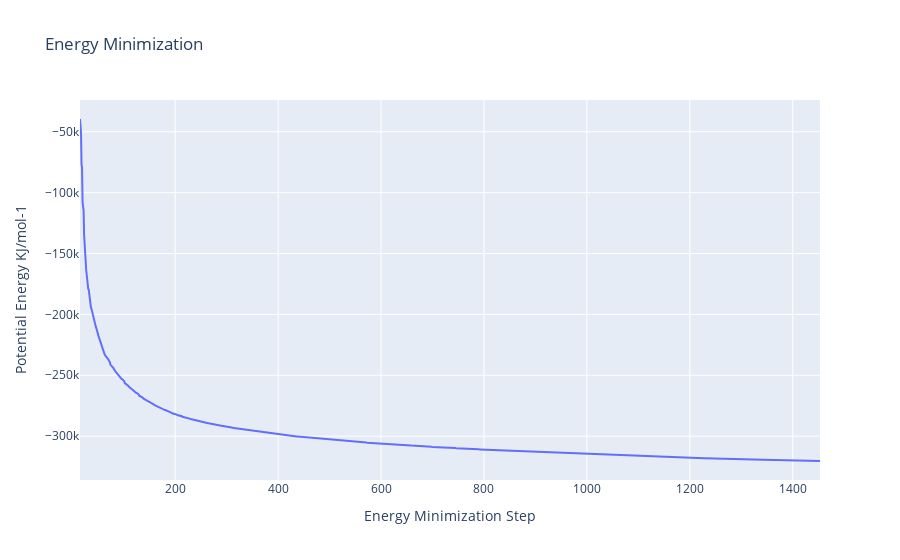

The notebook cell saved with this chart:
### Code cell
import plotly
import plotly.graph_objs as go

#Read data from file and filter energy values higher than 1000 Kj/mol^-1
with open(output_min_ene_xvg,'r') as energy_file:
    x,y = map(
        list,
        zip(*[
            (float(line.split()[0]),float(line.split()[1]))
            for line in energy_file 
            if not line.startswith(("#","@")) 
            if float(line.split()[1]) < 1000 
        ])
    )

plotly.offline.init_notebook_mode(connected=True)

fig = ({
    "data": [go.Scatter(x=x, y=y)],
    "layout": go.Layout(title="Energy Minimization",
                        xaxis=dict(title = "Energy Minimization Step"),
                        yaxis=dict(title = "Potential Energy KJ/mol-1")
                       )
})

plotly.offline.iplot(fig)

### Figure 1 — Plotly figure (JSON) as saved in the notebook; plotly's stock layout.template omitted (floating-point values rounded to 4 significant figures; data arrays with more than 128 entries replaced by an {"elided": "..."} marker saying what was removed)
{"data": [{"type": "scatter", "x": {"elided": "1135 int values"}, "y": {"elided": "1135 float values"}}], "layout": {"title": {"text": "Energy Minimization"}, "xaxis": {"title": {"text": "Energy Minimization Step"}}, "yaxis": {"title": {"text": "Potential Energy KJ/mol-1"}}}}
